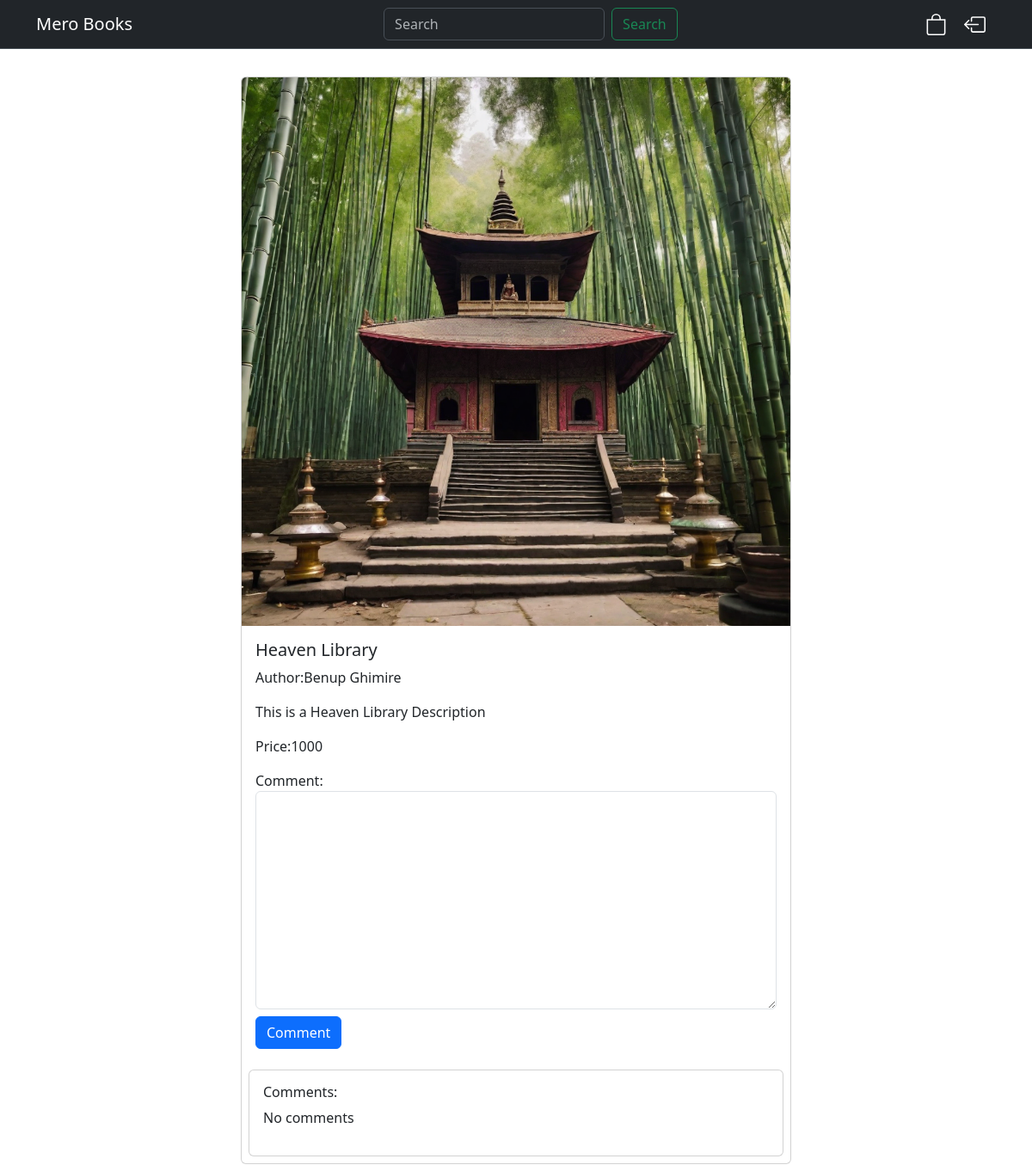
/bookdetail/1/ (signed in), run on an earlier commit of the app's database.
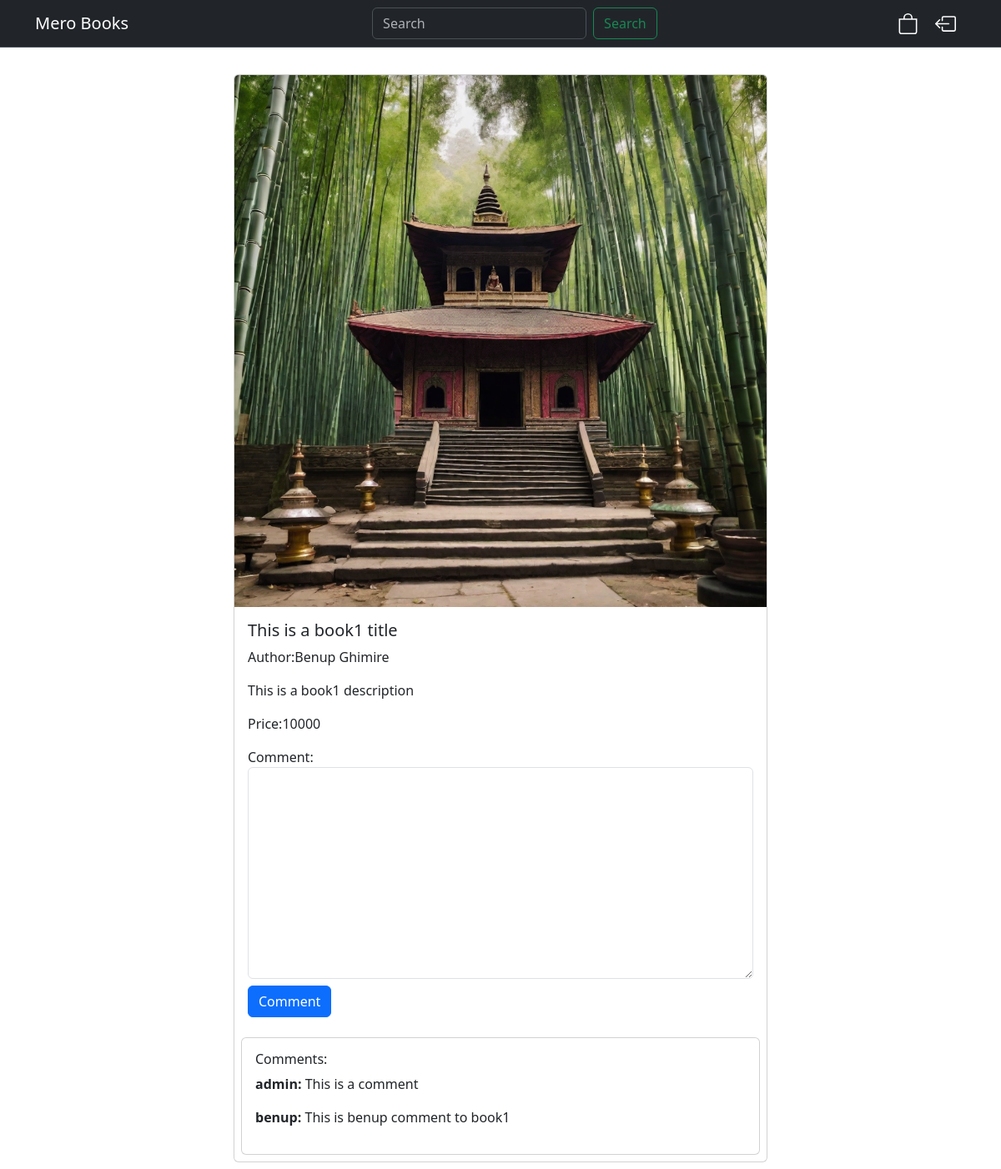
And on a later commit of the database.
### store/models.py (models this page shows, shortened)
class Book(models.Model):
    title=models.CharField(max_length=100)
    author=models.ForeignKey(Author,on_delete=models.CASCADE)
    genre=models.ForeignKey(Genre,on_delete=models.CASCADE)
    price=models.IntegerField()
    description=models.TextField()
    book_image=models.ImageField()

class Author(models.Model):
    name=models.CharField(max_length=50)
    def __str__(self) -> str:
        return self.name

class Comment(models.Model):
    value=models.TextField(blank=False)
    comment_user=models.ForeignKey(User,on_delete=models.CASCADE)
    book=models.ForeignKey(Book,on_delete=models.CASCADE)

### store/views.py (the view, shortened to what this page needs)
# urls.py: path('bookdetail/<int:book_id>/',BookDetail.as_view(),name="bookdetail"),
@method_decorator(login_required(login_url='store:login'),name="dispatch")
class BookDetail(View):
    def get(self,request,book_id):
        book=Book.objects.get(id=book_id)
        comments=Comment.objects.filter(book=book_id)
        return render(request,'store/bookdetail.html',{'book':book,'comments':comments})

### store/customauth.py (called while the page is built)
    def get_user(self, user_id):
        try:
            return User.objects.get(pk=user_id)
        except User.DoesNotExist:
            return None

### store/templates/store/bookdetail.html (shortened to what this page needs)
{% extends 'index.html' %}
{% block content %}
{% include 'storenavbar.html' %}
<div class="container mt-4">
    <div class="row">
        <div class="col d-flex justify-content-center">
            <div class="card my-2 mx-lg-2 mx-md-2" style="width: 40rem;">
                <img src="{{book.book_image.url}}" class="card-img-top" alt="{{book.title}}">
                <div class="card-body">
                <h5 class="card-title">{{book.title}}</h5>
                <p class="card-text">Author:{{book.author}}</p>
                <p class="card-text">{{book.description}}</p>
                <p class="card-text">Price:{{book.price}}</p>
                <form method="post" action="{% url 'store:bookdetail' book.id %}">
                    <label for="comment_id">Comment:</label>
                    <textarea name="comment" id="comment_id" cols="30" rows="10" class="form-control"></textarea>
                    <input type="submit" class="btn btn-primary mt-2" value="Comment">
                </form>
            </div>
            <div class="card my-2 mx-lg-2 mx-md-2 p-3">
                <h6>Comments:</h6>
                {% if comments %}
                    {% for comment in comments %}
                        <p><strong>{{comment.comment_user}}: </strong>{{comment.value}}</p>
                    {% endfor %}
                {% else %}
                    <p>No comments</p>
                {% endif %}
            </div>
        </div>
    </div>
</div>
{% endblock %}

What changed in the data, as far as the page shows it:
changed Book "Benup Ghimire": title "Heaven Library" → "This is a book1 title"; description "This is a Heaven Library Description" → "This is a book1 description"; price "1000" → "10000"
added Comment: comment_user "admin", value "This is a comment"
added Comment: comment_user "benup", value "This is benup comment to book1"
Also different on the page:
text no longer shown: "No comments"
